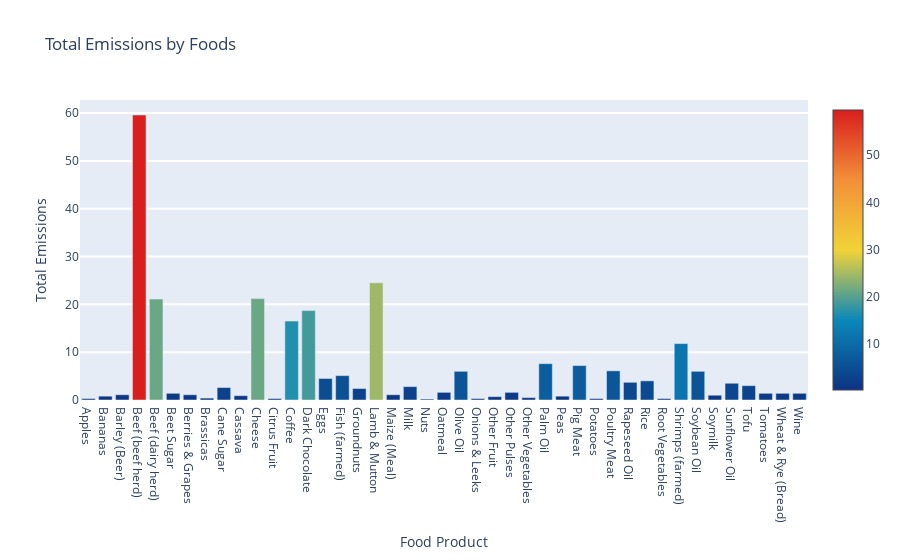

Notebook code for this chart:
### Code cell
food_df = df.groupby("Food product")['Total_emissions'].sum().reset_index()

trace = go.Bar(
    y = food_df.Total_emissions,
    x = food_df["Food product"],
    marker=dict(
        color = food_df.Total_emissions,
        colorscale='Portland',
        showscale=True
    )
)
data = [trace]

layout= go.Layout(
    autosize= True,
    title= 'Total Emissions by Foods',
    xaxis=dict(
        title='Food Product'
    ),
    yaxis=dict(
        title= 'Total Emissions',
        gridwidth= 2
    ),
    showlegend= False
)
fig = go.Figure(data=data, layout=layout)

# Use py.iplot() to plot the figure
py.iplot(fig, filename='bar-chart')

### Figure 1 — Plotly figure (JSON) as saved in the notebook; plotly's stock layout.template omitted (floating-point values rounded to 4 significant figures)
{"data": [{"marker": {"color": [0.3, 0.8, 1.1, 59.6, 21.1, 1.4, 1.1, 0.4, 2.6, 0.9, 21.2, 0.3, 16.5, 18.7, 4.5, 5.1, 2.4, 24.5, 1.1, 2.8, 0.2, 1.6, 6, 0.3, 0.7, 1.6, 0.5, 7.6, 0.8, 7.2, 0.3, 6.1, 3.7, 4, 0.3, 11.8, 6.0, 1, 3.5, 3, 1.4, 1.4, 1.4], "colorscale": [[0, "rgb(12,51,131)"], [0.25, "rgb(10,136,186)"], [0.5, "rgb(242,211,56)"], [0.75, "rgb(242,143,56)"], [1, "rgb(217,30,30)"]], "showscale": true}, "type": "bar", "x": ["Apples", "Bananas", "Barley (Beer)", "Beef (beef herd)", "Beef (dairy herd)", "Beet Sugar", "Berries & Grapes", "Brassicas", "Cane Sugar", "Cassava", "Cheese", "Citrus Fruit", "Coffee", "Dark Chocolate", "Eggs", "Fish (farmed)", "Groundnuts", "Lamb & Mutton", "Maize (Meal)", "Milk", "Nuts", "Oatmeal", "Olive Oil", "Onions & Leeks", "Other Fruit", "Other Pulses", "Other Vegetables", "Palm Oil", "Peas", "Pig Meat", "Potatoes", "Poultry Meat", "Rapeseed Oil", "Rice", "Root Vegetables", "Shrimps (farmed)", "Soybean Oil", "Soymilk", "Sunflower Oil", "Tofu", "Tomatoes", "Wheat & Rye (Bread)", "Wine"], "y": [0.3, 0.8, 1.1, 59.6, 21.1, 1.4, 1.1, 0.4, 2.6, 0.9, 21.2, 0.3, 16.5, 18.7, 4.5, 5.1, 2.4, 24.5, 1.1, 2.8, 0.2, 1.6, 6, 0.3, 0.7, 1.6, 0.5, 7.6, 0.8, 7.2, 0.3, 6.1, 3.7, 4, 0.3, 11.8, 6.0, 1, 3.5, 3, 1.4, 1.4, 1.4]}], "layout": {"autosize": true, "showlegend": false, "title": {"text": "Total Emissions by Foods"}, "xaxis": {"title": {"text": "Food Product"}}, "yaxis": {"gridwidth": 2, "title": {"text": "Total Emissions"}}}}
